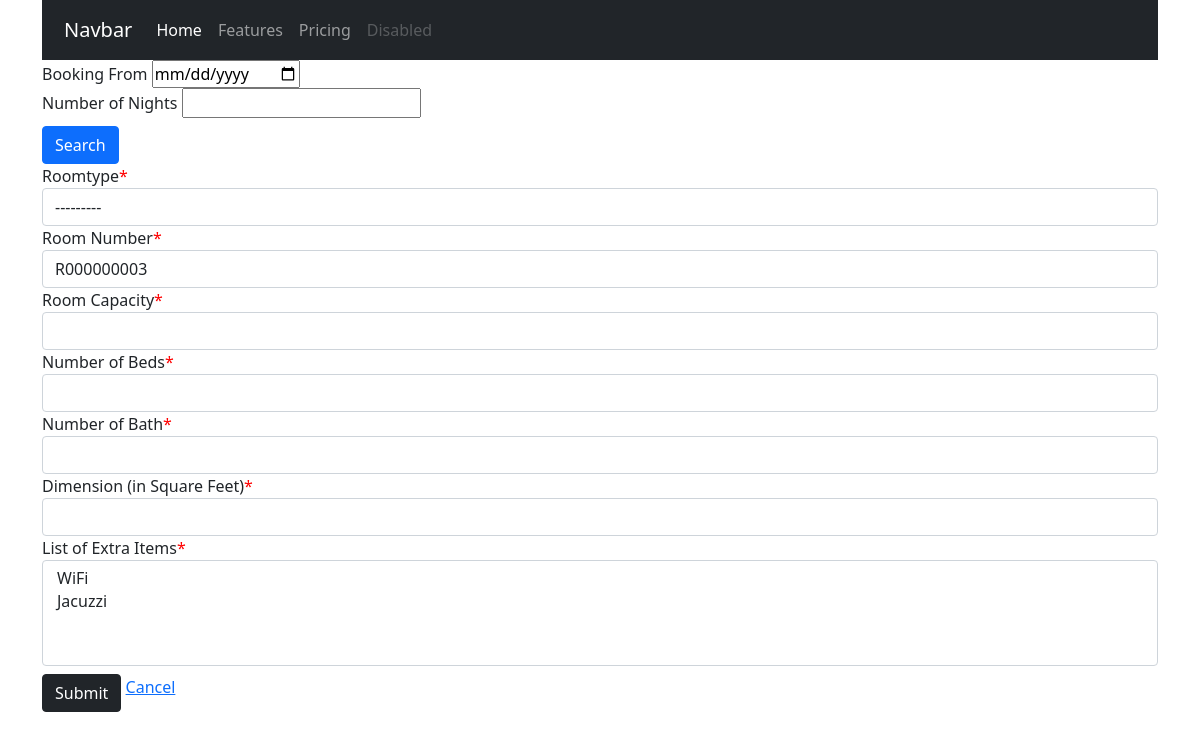
/rooms/add/, run on an earlier commit of the app's database.
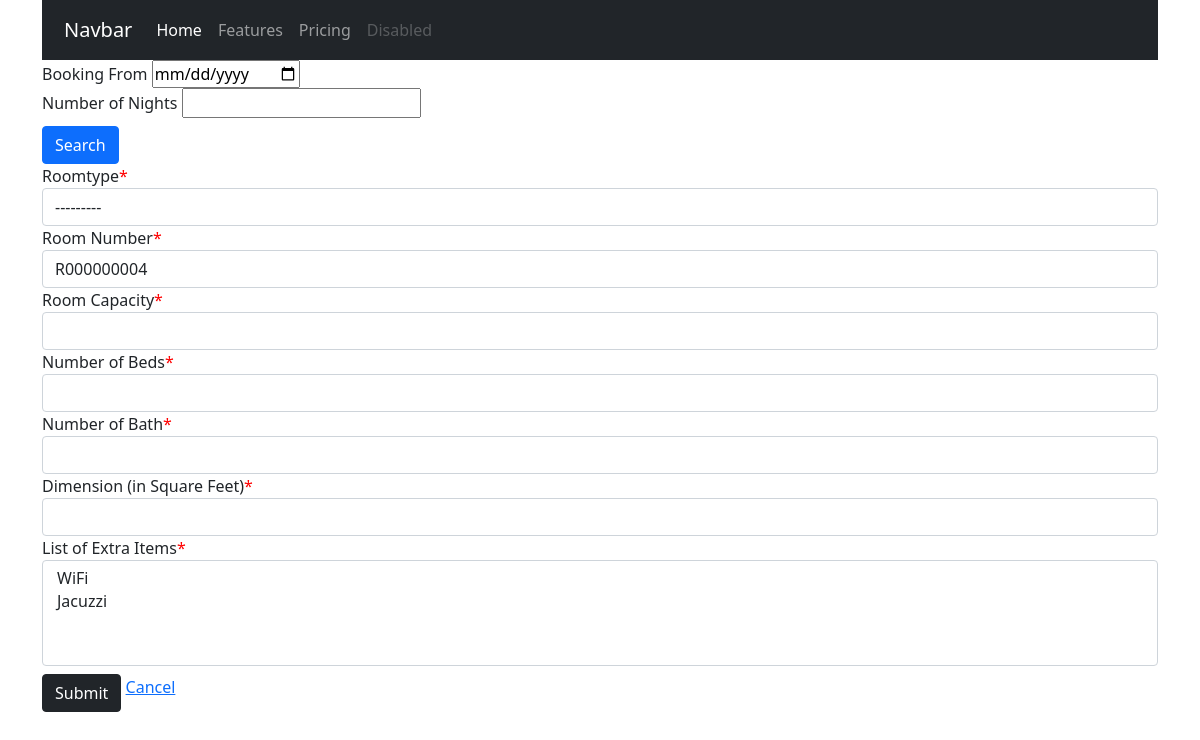
And on a later commit of the database.
### hotel/models.py (models this page shows, shortened)
class Room(models.Model):
    id = models.UUIDField(primary_key=True, default=uuid.uuid4, editable=False)
    roomstatus = models.CharField(_("Room Status"), max_length=2, choices=ROOMSTATUS, default='dv')
    roomnumber = models.CharField(_("Room Number"), max_length=50, default=generateRoomNumber, db_index=True, unique=True)
    roomnumber_url = models.SlugField(_("Room Number URL"), null=True)
    roomtype = models.ForeignKey(RoomType, on_delete=models.CASCADE, limit_choices_to={'roomtype_active': True}, related_name='rooms')
    roomcapacity = models.PositiveIntegerField(_("Room Capacity")) #todo: set max value for room capacity
    roombed = models.PositiveIntegerField(_("Number of Beds"))
    roombath = models.PositiveIntegerField(_("Number of Bath"))
    roomdimension = models.DecimalField(_("Dimension (in Square Feet)"), max_digits=5, decimal_places=2)
    roomextras = models.ManyToManyField(RoomExtra, verbose_name=_("List of Extra Items"))
    created_at = models.DateTimeField(_("Created At"), auto_now_add=True)
    last_updated = models.DateTimeField(_("Updated At"), auto_now=True)
    is_available = models.BooleanField(_("Room Available"), default=True)
    roomdate = models.DateTimeField(_("Empty Date Field"), blank=True, null=True)
    class Meta:
        verbose_name = _("Room")
        verbose_name_plural = _("Rooms")

### hotel/views.py (the view, shortened to what this page needs)
# urls.py: path('add/', RoomCreateView.as_view(), name='room_create'),
class RoomCreateView(generic.CreateView):
    form_class = RoomForm
    template_name = 'rooms/roomcreate.html'
    def get(self, request, *args, **kwargs):
        form = self.form_class()
        return render(request, self.template_name, {'form': form})

### hotel/forms.py
class RoomForm(ModelForm):
    class Meta:
        model = Room
        fields = ('roomtype', 'roomnumber', 'roomcapacity', 'roombed', 'roombath', 'roomdimension', 'roomextras',)

### hotel/models.py (called while the page is built)
def generateRoomNumber():
    rooms = Room.objects.all().order_by('-created_at')
    return generate_number('R', rooms, length=10)

    def __str__(self):
        return self.roomextra_name

    def __str__(self):
        return self.roomtype_name

### number_generator.py (called while the page is built)
def generate_number(prefix, qs, postfix='1', length=4):
    if qs.count() == 0:
        return prefix + postfix.zfill(length - 1)
    else:
        firstrecord = qs.first()
        postfix = str(int(firstrecord.roomnumber[1:]) + 1)
        return prefix + postfix.zfill(length - len(postfix))

### templates/rooms/roomcreate.html (shortened to what this page needs)
{% extends 'base.html' %}
{% load crispy_forms_tags %}
{% block content %}
    <form method="post">
        {{ form|crispy }}
        <input class="btn btn-dark" type="submit" value="Submit">
        <a href="{% url 'room_list' %}">Cancel</a>
    </form>
{% endblock content %}

What changed in the data, as far as the page shows it:
no longer on this page (row unchanged): Room: roomnumber "R000000003"
added Room: roomnumber "R000000004"
